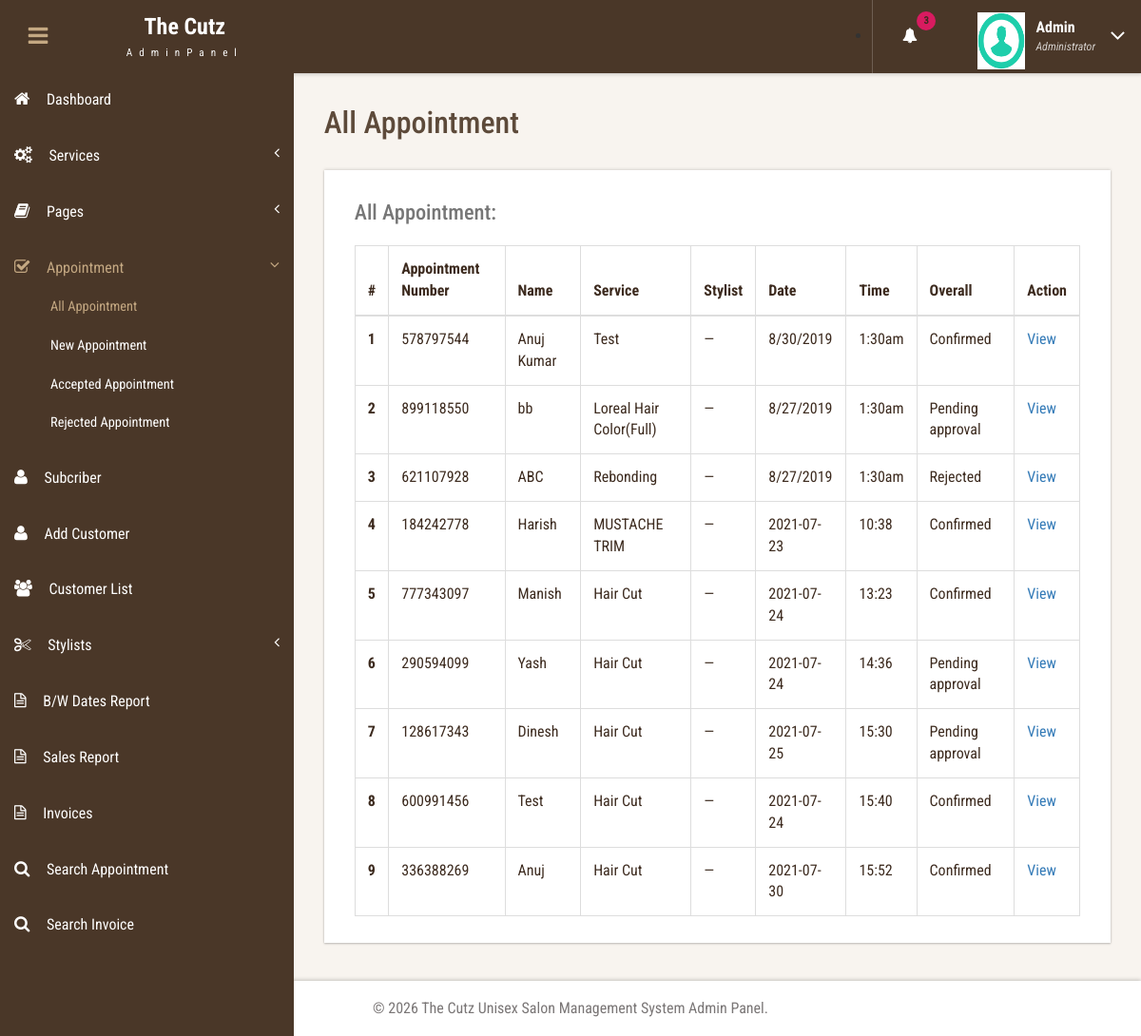
Page /admin/all-appointment.php (signed in) on the committed database.
### tables this page shows
CREATE TABLE `tblappointment` (
  `ID` int(10) NOT NULL,
  `AptNumber` varchar(80) DEFAULT NULL,
  `Name` varchar(120) DEFAULT NULL,
  `Email` varchar(120) DEFAULT NULL,
  `PhoneNumber` bigint(11) DEFAULT NULL,
  `AptDate` varchar(120) DEFAULT NULL,
  `AptTime` varchar(120) DEFAULT NULL,
  `Services` varchar(120) DEFAULT NULL,
  `ApplyDate` timestamp NULL DEFAULT current_timestamp(),
  `Remark` varchar(250) NOT NULL,
  `Status` varchar(50) NOT NULL,
  `RemarkDate` timestamp NOT NULL DEFAULT '0000-00-00 00:00:00' ON UPDATE current_timestamp()
);

### includes/appointment_helpers.php (called while the page is built, shortened)
<?php
function msms_stylist_name($con, $stylistId)
{
    if (empty($stylistId)) {
        return '—';
    }
    $id = intval($stylistId);
    $r = mysqli_fetch_array(mysqli_query($con, "SELECT StylistName FROM tblstylists WHERE ID='$id'"));
    return $r ? $r['StylistName'] : '—';
}
function msms_apt_is_rejected($row)
{
    if (($row['Status'] ?? '') === '2') {
        return true;
    }
    return false;
}
function msms_apt_is_confirmed($row)
{
    if (($row['Status'] ?? '') !== '1') {
        return false;
    }
    if (empty($row['StylistId'])) {
        return true;
    }
    return ($row['StylistStatus'] ?? '') === '1';
}
function msms_apt_overall_status_text($row)
{
    if (msms_apt_is_rejected($row)) {
        return 'Rejected';
    }
    if (msms_apt_is_confirmed($row)) {
        return 'Confirmed';
    }
    return 'Pending approval';
}

### admin/all-appointment.php (the view, shortened to what this page needs)
<?php
include('includes/dbconnection.php');
require_once __DIR__ . '/../includes/appointment_helpers.php';
?>
<!DOCTYPE HTML>
<html>
<head>
<link href="css/bootstrap.css" rel='stylesheet' type='text/css' />
<link href="css/style.css" rel='stylesheet' type='text/css' />
<link href="css/font-awesome.css" rel="stylesheet">
<link href="css/animate.css" rel="stylesheet" type="text/css" media="all">
<link href="css/custom.css" rel="stylesheet">
</head>
<body class="cbp-spmenu-push">
	<div class="main-content">
		 <?php include_once('includes/sidebar.php');?>
		 <?php include_once('includes/header.php');?>
		<div id="page-wrapper">
			<div class="main-page">
				<div class="tables">
					<h3 class="title1">All Appointment</h3>
					<div class="table-responsive bs-example widget-shadow">
						<h4>All Appointment:</h4>
						<table class="table table-bordered"> <thead> <tr> <th>#</th> <th> Appointment Number</th> <th>Name</th><th>Service</th><th>Stylist</th><th>Date</th><th>Time</th><th>Overall</th><th>Action</th> </tr> </thead> <tbody>
<?php
$ret=mysqli_query($con,"select *from  tblappointment");
$cnt=1;
while ($row=mysqli_fetch_array($ret)) {
$styName = msms_stylist_name($con, $row['StylistId'] ?? 0);
?>
						 <tr> <th scope="row"><?php echo $cnt;?></th> <td><?php  echo $row['AptNumber'];?></td> <td><?php  echo $row['Name'];?></td><td><?php echo htmlspecialchars($row['Services']); ?></td><td><?php echo htmlspecialchars($styName); ?></td><td><?php  echo $row['AptDate'];?></td> <td><?php  echo $row['AptTime'];?></td> <td><?php echo msms_apt_overall_status_text($row); ?></td> <td><a href="view-appointment.php?viewid=<?php echo $row['ID'];?>">View</a></td> </tr>   <?php
$cnt=$cnt+1;
}?></tbody> </table>
					</div>
				</div>
			</div>
		</div>
		 <?php include_once('includes/footer.php');?>
	</div>
</body>
</html>

### admin/includes/sidebar.php (shortened to what this page needs)
  <div class=" sidebar" role="navigation">
            <div class="navbar-collapse">
        <nav class="cbp-spmenu cbp-spmenu-vertical cbp-spmenu-left" id="cbp-spmenu-s1">
          <ul class="nav" id="leftCol" style="margin-top:7% ;">
            <li>
              <a href="dashboard.php"><i class="fa fa-home nav_icon"></i>Dashboard</a>
            </li>
            <li>
              <a href="add-services.php"><i class="fa fa-cogs nav_icon"></i>Services<span class="fa arrow"></span> </a>
            </li>
            <li class="">
              <a href="about-us.php"><i class="fa fa-book nav_icon"></i>Pages <span class="fa arrow"></span></a>
            </li>
            <li>
              <a href="all-appointment.php"><i class="fa fa-check-square-o nav_icon"></i>Appointment<span class="fa arrow"></span></a>
              <ul class="nav nav-second-level collapse">
                <li>
                  <a href="all-appointment.php">All Appointment</a>
                </li>
                <li>
                  <a href="new-appointment.php">New Appointment</a>
                </li>
                <li>
                  <a href="accepted-appointment.php">Accepted Appointment</a>
                </li>
                <li>
                  <a href="rejected-appointment.php">Rejected Appointment</a>
                </li>
              </ul>
            </li>
           <li>
              <a href="subcriber.php" class="chart-nav"><i class="fa fa-user nav_icon"></i>Subcriber</a>
            </li>
            <li>
              <a href="add-customer.php" class="chart-nav"><i class="fa fa-user nav_icon"></i>Add Customer</a>
            </li>
             <li>
              <a href="customer-list.php" class="chart-nav"><i class="fa fa-users nav_icon"></i>Customer List</a>
            </li>
            <li>
              <a href="manage-stylists.php"><i class="fa fa-scissors nav_icon"></i>Stylists<span class="fa arrow"></span></a>
            </li>
<li>
              <a href="bwdates-reports-ds.php" class="chart-nav"><i class="fa fa-file-text-o nav_icon"></i>B/W Dates Report</a>
            </li><li>
              <a href="sales-reports.php" class="chart-nav"><i class="fa fa-file-text-o nav_icon"></i>Sales Report</a>
            </li>
    <li>
              <a href="invoices.php" class="chart-nav"><i class="fa fa-file-text-o nav_icon"></i>Invoices</a>
            </li>
            <li>
              <a href="search-appointment.php" class="chart-nav"><i class="fa fa-search nav_icon"></i>Search Appointment</a>
            </li>
            <li>
              <a href="search-invoices.php" class="chart-nav"><i class="fa fa-search nav_icon"></i>Search Invoice</a>
            </li>
          </ul>
        </nav>
      </div>
    </div>

### admin/includes/header.php (shortened to what this page needs)
<div class="sticky-header header-section ">
      <div class="header-left">
        <button id="showLeftPush"><i class="fa fa-bars"></i></button>
        <div class="logo">
          <a href="index.html">
            <h1>The Cutz</h1>
            <span>AdminPanel</span>
          </a>
        </div>
      </div>
      <div class="header-right">
        <div class="profile_details_left">
          <ul class="nofitications-dropdown">
            <?php
$ret1=mysqli_query($con,"select ID,Name from  tblappointment where Status=''");
$num=mysqli_num_rows($ret1);
?>
            <li class="dropdown head-dpdn">
              <a href="#" class="dropdown-toggle" data-toggle="dropdown" aria-expanded="false"><i class="fa fa-bell"></i><span class="badge blue"><?php echo $num;?></span></a>
            </li>
          </ul>
          <div class="clearfix"> </div>
        </div>
        <div class="profile_details">
        <?php
$adid = (int) ($_SESSION['bpmsaid'] ?? 0);
$name = 'Administrator';
if ($adid > 0) {
    $ret = mysqli_query($con, "SELECT AdminName FROM tbladmin WHERE ID='$adid' LIMIT 1");
    if ($ret && ($row = mysqli_fetch_array($ret))) {
        $name = $row['AdminName'];
    }
}
?>
          <ul>
            <li class="dropdown profile_details_drop">
              <a href="#" class="dropdown-toggle" data-toggle="dropdown" aria-expanded="false">
                <div class="profile_img">
                  <span class="prfil-img"><img src="images/download (1).png" alt="" width="50" height="60"> </span>
                  <div class="user-name">
                    <p><?php echo $name; ?></p>
                    <span>Administrator</span>
                  </div>
                  <i class="fa fa-angle-down lnr"></i>
                  <div class="clearfix"></div>
                </div>
              </a>
            </li>
          </ul>
        </div>
      </div>
      <div class="clearfix"> </div>
    </div>

### admin/includes/footer.php
<div class="footer">
   <p>&copy; 2026 The Cutz Unisex Salon Management System Admin Panel.</p>
</div>

### admin/css/custom.css (style rules this page uses)
#page-wrapper { padding: 7em 2em 2.5em; background-color: #F8F4EF; }
.main-page { color: #3D2B1F; }
.sidebar .arrow { float: right; }
.sidebar .fa.arrow:before { content: "\f104"; }
.sidebar .active>a>.fa.arrow:before { content: "\f107"; }
.sidebar .nav-second-level li, .sidebar .nav-third-level li { border-bottom: 0 !important; margin-bottom: 0; }
.sidebar .nav-second-level li a { padding-left: 53px; font-size: .9em; }

### admin/includes/sidebar.php (style rules this page uses)
#leftCol { position: fixed; width: 309px; overflow-y: scroll; top: 0; bottom: 0; }

### rows in the picture
tblappointment: AptNumber "578797544", Name "Anuj Kumar", Services "Test", styName "—", AptDate "8/30/2019", AptTime "1:30am", row "Confirmed"
tblappointment: AptNumber "899118550", Name "bb", Services "Loreal Hair Color(Full)", styName "—", AptDate "8/27/2019", AptTime "1:30am", row "Pending approval"
tblappointment: AptNumber "621107928", Name "ABC", Services "Rebonding", styName "—", AptDate "8/27/2019", AptTime "1:30am", row "Rejected"
tblappointment: AptNumber "184242778", Name "Harish", Services "MUSTACHE TRIM", styName "—", AptDate "2021-07-23", AptTime "10:38", row "Confirmed"
tblappointment: AptNumber "777343097", Name "Manish", Services "Hair Cut", styName "—", AptDate "2021-07-24", AptTime "13:23", row "Confirmed"
tblappointment: AptNumber "290594099", Name "Yash", Services "Hair Cut", styName "—", AptDate "2021-07-24", AptTime "14:36", row "Pending approval"
tblappointment: AptNumber "128617343", Name "Dinesh", Services "Hair Cut", styName "—", AptDate "2021-07-25", AptTime "15:30", row "Pending approval"
tblappointment: AptNumber "600991456", Name "Test", Services "Hair Cut", styName "—", AptDate "2021-07-24", AptTime "15:40", row "Confirmed"
tblappointment: AptNumber "336388269", Name "Anuj", Services "Hair Cut", styName "—", AptDate "2021-07-30", AptTime "15:52", row "Confirmed"

### other values in the picture
$num "3"
$name "Admin"
